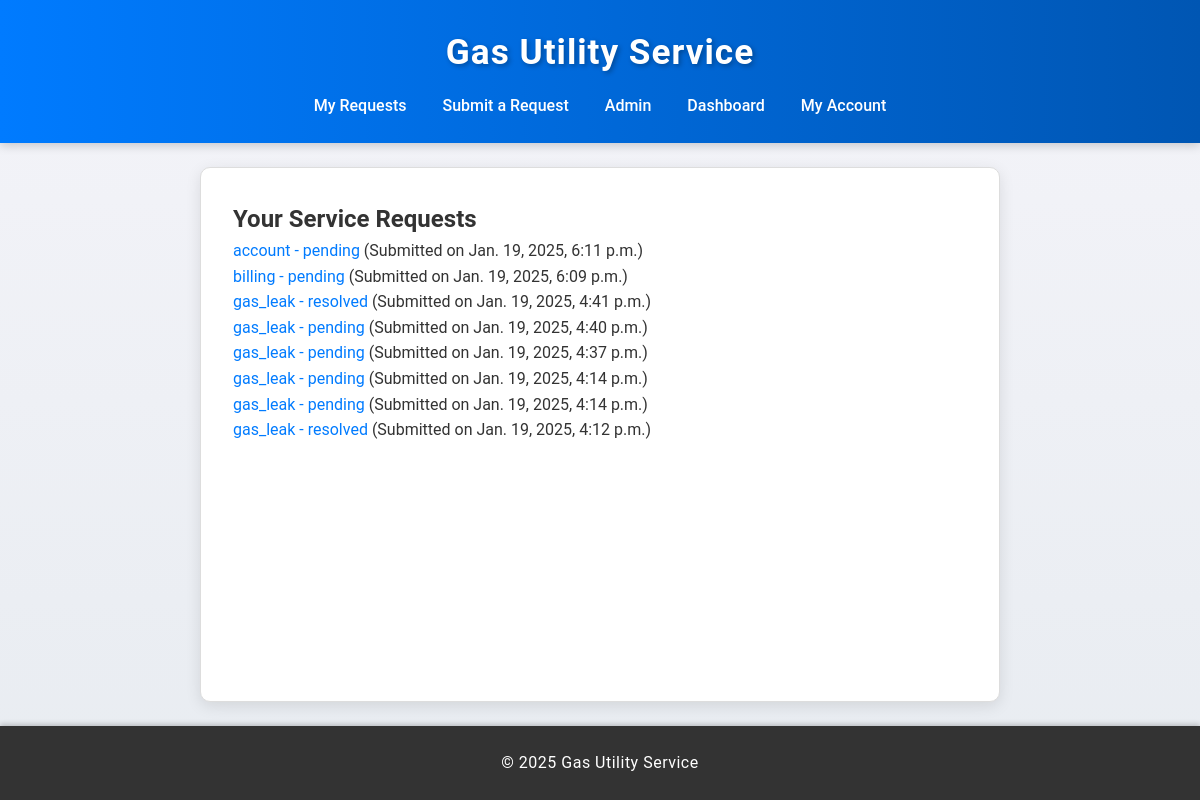
Before: /service-requests/ (signed in) with the older database file.
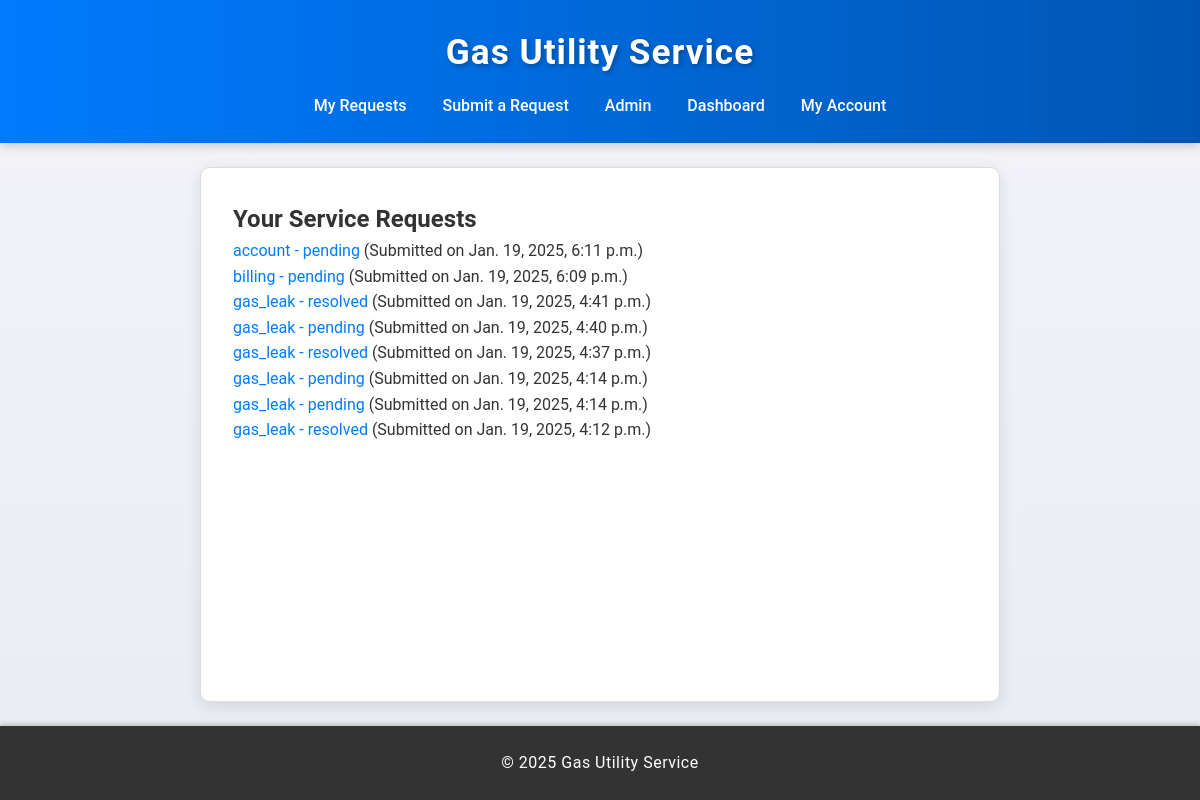
After: the same page with the newer database file.
### service_requests/models.py (models this page shows)
class ServiceRequest(models.Model):
    SERVICE_TYPES = [
        ('gas_leak', 'Gas Leak'),
        ('billing', 'Billing Issue'),
        ('account', 'Account Update'),
    ]
    STATUS_CHOICES = [
        ('pending', 'Pending'),
        ('in_progress', 'In Progress'),
        ('resolved', 'Resolved'),
    ]
    customer = models.ForeignKey(Customer, on_delete=models.CASCADE)
    service_type = models.CharField(max_length=20, choices=SERVICE_TYPES)
    description = models.TextField()
    status = models.CharField(max_length=20, choices=STATUS_CHOICES, default='pending')
    created_at = models.DateTimeField(auto_now_add=True)
    updated_at = models.DateTimeField(auto_now=True)
    resolved_at = models.DateTimeField(null=True, blank=True)
    attachments = models.FileField(upload_to='attachments/', blank=True, null=True)
    response = models.TextField(null=True, blank=True)  # Add the response field here

### service_requests/views.py (the view)
# urls.py: path('service-requests/', views.ServiceRequestListView.as_view(), name='list_service_requests'),
class ServiceRequestListView(LoginRequiredMixin, ListView):
    model = ServiceRequest
    template_name = 'service_requests/list_service_requests.html'
    context_object_name = 'service_requests'
    def get_queryset(self):
        try:
            return ServiceRequest.objects.filter(customer=self.request.user.customer).order_by('-created_at')
        except AttributeError:
            return ServiceRequest.objects.none()

### service_requests/templates/service_requests/list_service_requests.html
{% extends "base.html" %}
{% block content %}
    <h2>Your Service Requests</h2>
    <ul>
        {% for request in service_requests %}
            <li>
                <a href="{% url 'service_request_detail' request.pk %}">
                    {{ request.service_type }} - {{ request.status }}
                </a>
                (Submitted on {{ request.created_at }})
            </li>
        {% empty %}
            <li>No service requests found.</li>
        {% endfor %}
    </ul>
{% endblock %}

### templates/base.html (shortened to what this page needs)
{% load static %}
<!DOCTYPE html>
<html lang="en">
<head>
    <link rel="stylesheet" href="{% static 'style.css' %}">
</head>
<body>
    <header>
        <h1>Gas Utility Service</h1>
        <nav>
            <a href="{% url 'list_service_requests' %}">My Requests</a>
            <a href="{% url 'create_service_request' %}">Submit a Request</a>
            <a href="{% url 'admin:index' %}">Admin</a>
            <a href="{% url 'support_dashboard' %}">Dashboard</a>
            <a href="{% url 'my_account' %}">My Account</a>
        </nav>
    </header>
    <main>
        {% block content %}{% endblock %}
    </main>
    <footer>
        <p>&copy; 2025 Gas Utility Service</p>
    </footer>
</body>
</html>

### static/style.css (style rules this page uses)
* { margin: 0; padding: 0; box-sizing: border-box; }
body { font-family: 'Roboto', Arial, sans-serif; line-height: 1.6; background: linear-gradient(to bottom, #f4f4f9, #e8ecf1); color: #333; display: flex; flex-direction: column; min-height: 100vh; overflow-x: hidden; }
header { background: linear-gradient(90deg, #007bff, #0056b3); color: #fff; padding: 1.5rem; text-align: center; box-shadow: 0 2px 10px rgba(0, 0, 0, 0.2); }
header h1 { font-size: 2.2rem; letter-spacing: 1px; margin-bottom: 0.5rem; text-shadow: 2px 2px 5px rgba(0, 0, 0, 0.3); }
header nav { margin-top: 0.8rem; }
header nav a { color: #fff; margin: 0 1rem; text-decoration: none; font-weight: 500; transition: color 0.3s ease, transform 0.2s ease; }
main { flex: 1; padding: 2rem; width: 90%; max-width: 800px; margin: 1.5rem auto; background-color: #ffffff; border: 1px solid #ddd; border-radius: 10px; box-shadow: 0 4px 15px rgba(0, 0, 0, 0.1); animation: fadeIn 0.8s ease-out; }
footer { background-color: #333; color: #fff; text-align: center; padding: 1.5rem; font-size: 0.9rem; box-shadow: 0 -2px 5px rgba(0, 0, 0, 0.2); }
footer p { margin: 0; font-size: 1rem; letter-spacing: 0.5px; }
ul { list-style-type: none; padding: 0; }
a { color: #007bff; text-decoration: none; transition: color 0.3s ease; }

Changed rows visible on the page:
changed ServiceRequest "Jan. 19, 2025, 4:37 p.m.": status "pending" → "resolved"
